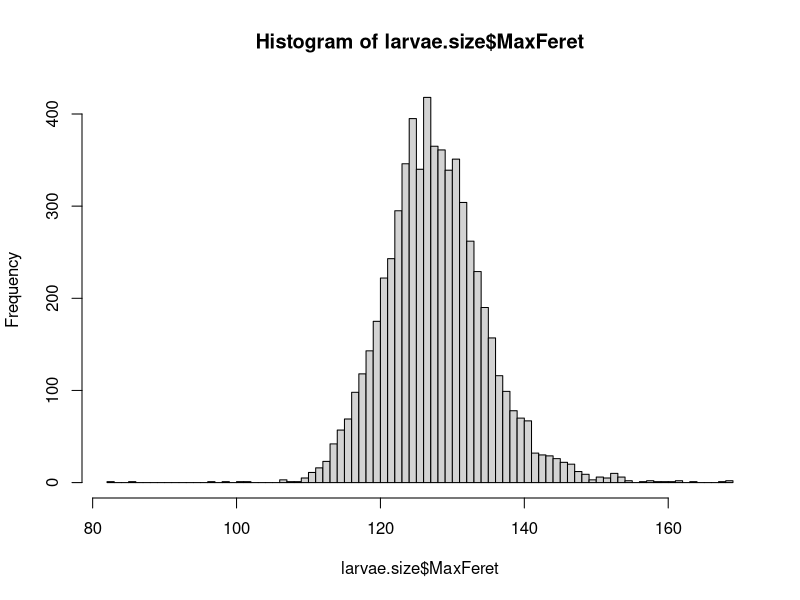
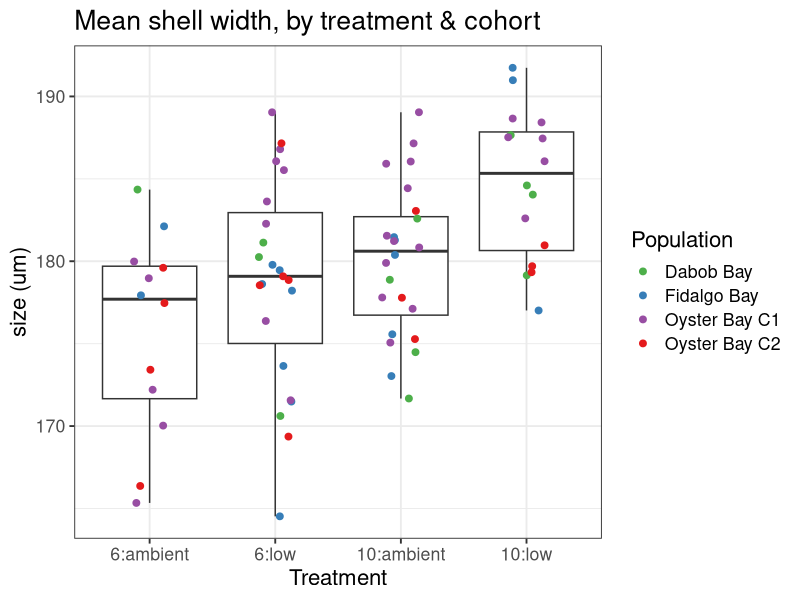
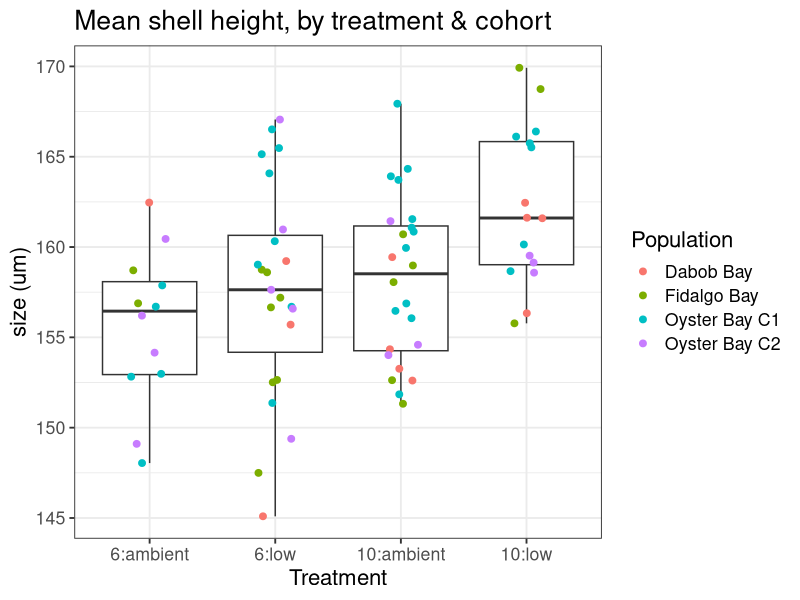
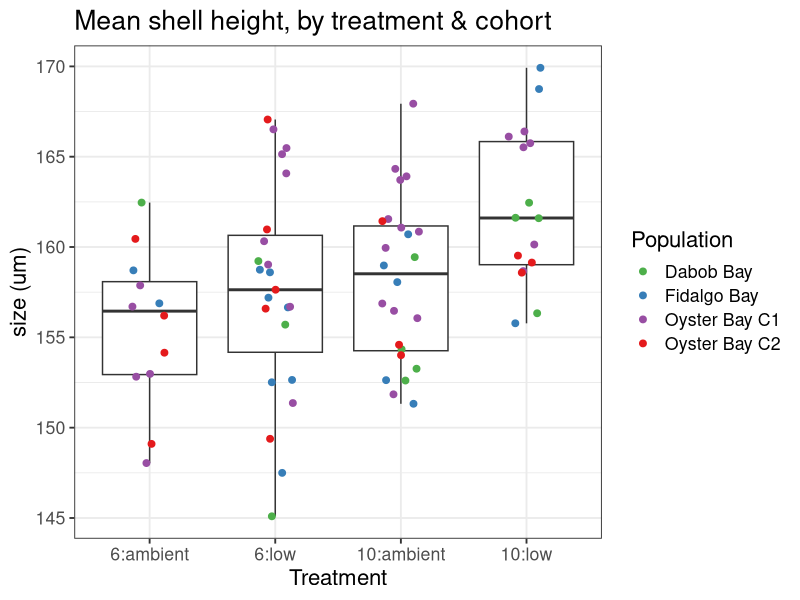
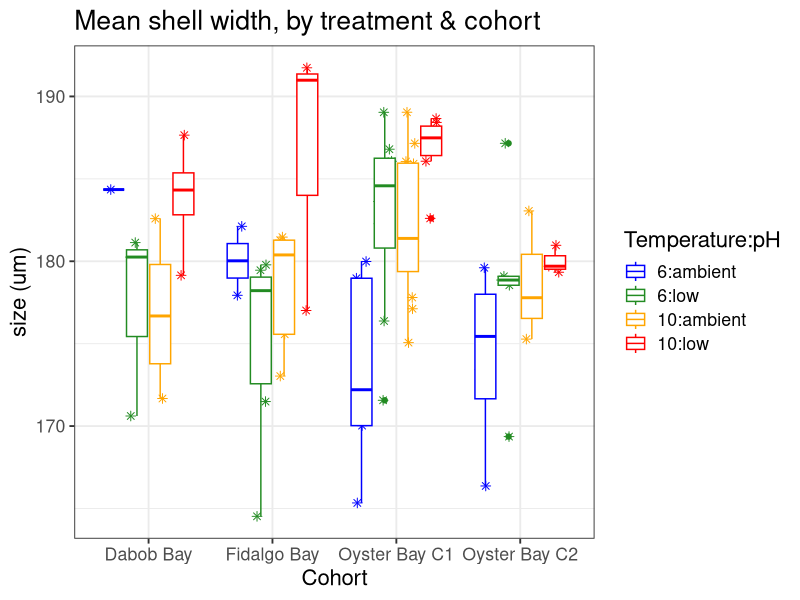
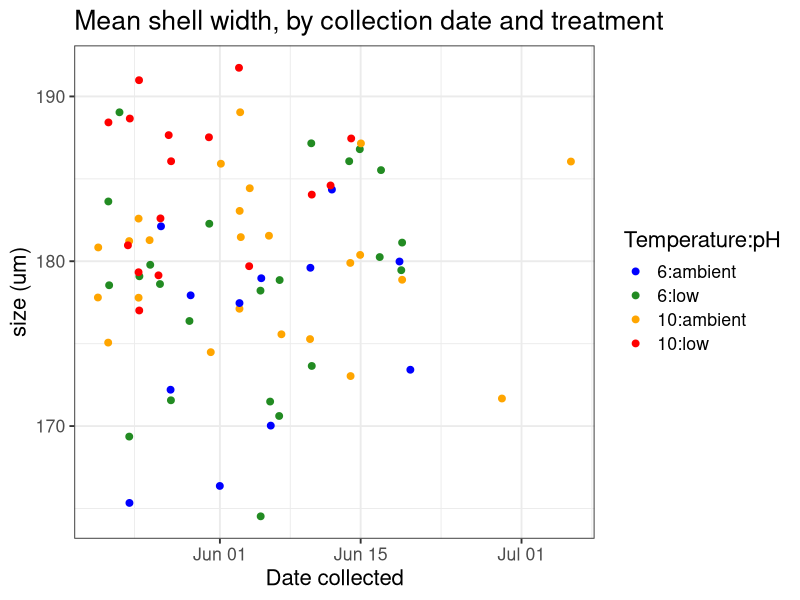
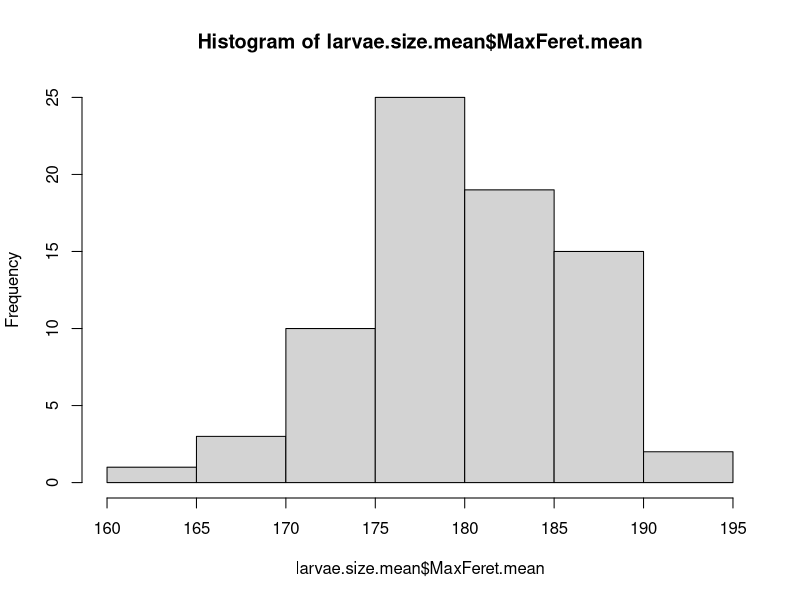
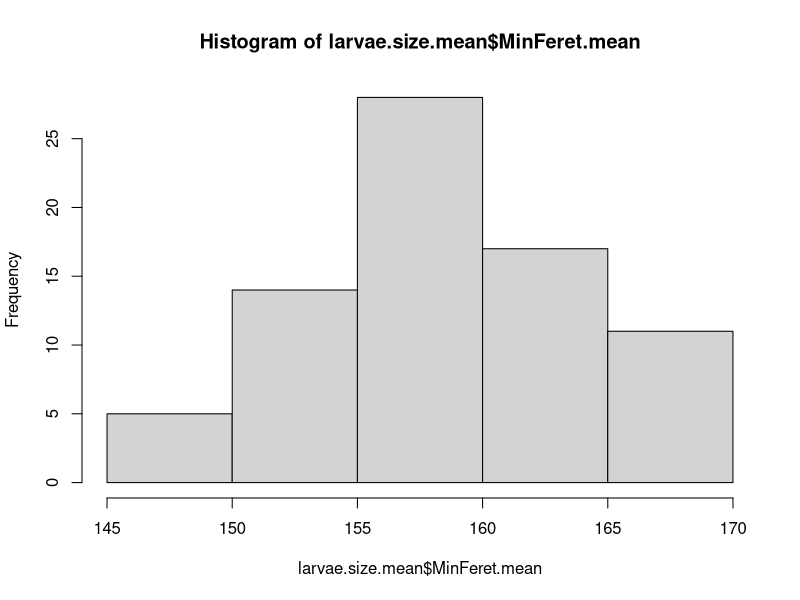

The R source for these figures, in order:
larvae.size <- read.csv("data/2019-08_new-larvae-measurements.csv", header=T, stringsAsFactors = F)
larvae.size[c("Sample", "Population", "Temperature", "pH")] <- lapply(larvae.size[c("Sample", "Population", "Temperature", "pH")], factor)
larvae.size$DateCollected <- as.Date(larvae.size$DateCollected, format = "%m/%d/%y")

library(ggplot2)
library(dplyr)
library(car)

hist(larvae.size$MaxFeret, breaks = 100)
summary(larvae.size[c(13:17)]) 
aggregate(MaxFeret ~ Temperature+pH, larvae.size, mean)[3]*1.4
aggregate(MinFeret ~ Temperature+pH, larvae.size, mean)[3]*1.4

# Correct size data - scope was not calibrated accurately. Based on measurements of 12 known lengths, multiply lengths by 1.405669
 
larvae.size$MaxFeret.cor <- larvae.size$MaxFeret*1.405669 
larvae.size$MinFeret.cor <- larvae.size$MinFeret*1.405669 


larvae.size %>%
          group_by(Temperature, pH) %>%
          summarise(count= n_distinct(Sample))


# How many samples do I have per pop+pH+temp
print(larvae.size %>%
          group_by(Population, Temperature, pH) %>%
          summarise(count= n_distinct(Sample)))

png("plots/larval-max-min-all.png")
print(max.min.all <- ggplot(subset(larvae.size, MinFeret.cor>80), aes(x=MinFeret, y=MaxFeret)) + geom_point(size=.5, aes(color=Temperature:pH)) + theme_bw(base_size = 12) + labs(title="Larval shell size upon release", y=("Max Feret Diameter (~width), (um)"), x="Min Feret Diameter (~height),") + theme(text = element_text(size = 14))) + scale_color_manual(values=c("blue", "forestgreen", "orange", "red"))
dev.off()

png("plots/larval-max-feret-all.png")
print(max.all <- ggplot(larvae.size, aes(x=Population, y=MaxFeret)) + geom_boxplot(aes(color=Temperature:pH)) + theme_bw(base_size = 12) + labs(title="Larval shell width (Max Feret) by cohort & treatment", y=("Max. Feret Diameter (um)"), x="Cohort") + theme(text = element_text(size = 14))) + scale_color_manual(values=c("blue", "forestgreen", "orange", "red"))
dev.off()

png("plots/larval-min-feret-all.png")
print(min.all <- ggplot(larvae.size, aes(x=Population, y=MinFeret)) + geom_boxplot(aes(color=Temperature:pH)) + theme_bw(base_size = 12) + labs(title="Larval shell height (Min Feret) by cohort & treatment", y=("Min. Feret Diameter (um)"), x="Cohort") + theme(text = element_text(size = 14))) + scale_color_manual(values=c("blue", "forestgreen", "orange", "red"))
dev.off()

# Calcuate mean height and width for each sample for statistical analysis  
larvae.size.mean <- larvae.size %>%
          group_by(Population, Temperature, pH, Sample) %>%
          summarise(MaxFeret.mean=mean(MaxFeret.cor), MinFeret.mean=mean(MinFeret.cor), date=median(DateCollected))

# Explore   

print(min.mean <- ggplot(larvae.size.mean, aes(x=Temperature:pH, y=MaxFeret.mean)) + geom_boxplot() + geom_jitter(width=0.15, size=2, aes(color=Population)) + theme_bw(base_size = 14) + labs(title="Mean shell width, by treatment & cohort", y=("size (um)"), x="Treatment") + theme(text = element_text(size = 16)) + scale_color_manual(values=c("#4daf4a","#377eb8","#984ea3","#e41a1c")))

print(max.mean <- ggplot(larvae.size.mean, aes(x=Temperature:pH, y=MinFeret.mean)) + geom_boxplot() + geom_jitter(width=0.15, size=2, aes(color=Population)) + theme_bw(base_size = 14) + labs(title="Mean shell height, by treatment & cohort", y=("size (um)"), x="Treatment") + theme(text = element_text(size = 16))) + scale_color_manual(values=c("#4daf4a","#377eb8","#984ea3","#e41a1c"))

print(max.mean.cohort <- ggplot(larvae.size.mean, aes(x=Population, y=MaxFeret.mean, color=Temperature:pH)) + geom_point(shape=8, size=2, position = position_jitterdodge(jitter.width = 0.35)) + geom_boxplot() + theme_bw(base_size = 14) + labs(title="Mean shell width, by treatment & cohort", y=("size (um)"), x="Cohort") + theme(text = element_text(size = 16)) + scale_color_manual(values=c("blue", "forestgreen", "orange", "red")))

print(max.mean.date <- ggplot(larvae.size.mean, aes(x=date, y=MaxFeret.mean)) + geom_jitter(width=0.15, size=2, aes(color=Temperature:pH)) + theme_bw(base_size = 14) + labs(title="Mean shell width, by collection date and treatment", y=("size (um)"), x="Date collected") + theme(text = element_text(size = 16)) + scale_color_manual(values=c("blue", "forestgreen", "orange", "red")))


png("plots/larval-max-feret-mean.png")
min.mean
dev.off()

png("plots/larval-min-feret-mean.png")
max.mean
dev.off()

png("plots/larval-max-feret-mean-cohort.png")
max.mean.cohort
dev.off()

png("plots/larval-max-feret-mean-date.png")
max.mean.date
dev.off()

# Test sign. diff among temp, pH treats 
# NOTE: unbalanced design, so need to use either Type II or Type III SS.
# See https://www.r-bloggers.com/anova-%E2%80%93-type-iiiiii-ss-explained/

# Max. Feret Diameter (best estimate for larval width)
hist(larvae.size.mean$MaxFeret.mean)
shapiro.test(larvae.size.mean$MaxFeret.mean)
bartlett.test(MaxFeret.mean ~ pH, data=larvae.size.mean)
bartlett.test(MaxFeret.mean ~ Temperature, data=larvae.size.mean)

anova(lm(MaxFeret.mean ~ Temperature + pH + Temperature:pH, data=larvae.size.mean)) #no interaction. Assess using type II sums of squares, where I look at effects of pH and temperature after controlling for the other factor 
Anova(lm(MaxFeret.mean ~ Temperature*pH, data=larvae.size.mean), type=2) #both sign. 
summary(lm(MaxFeret.mean ~ Temperature+pH, data=larvae.size.mean)) # Fit not great, though 

# Try mixed effect model, with Population as random effect
library(arm)
display(lmer(MaxFeret.mean ~ Temperature*pH + (1|Population), data=larvae.size.mean))
Anova(lmer(MaxFeret.mean ~ Temperature*pH + (1|Population), data=larvae.size.mean), type=2)

display(lmer(MaxFeret.mean ~ Temperature+pH+ (1|Population), data=larvae.size.mean)) 
Anova(lmer(MaxFeret.mean ~ Temperature+pH + (1|Population), data=larvae.size.mean), type=2) #with Pop as random effect and using type II SS, still sign. influence of temp and pH 

# Min. Feret Diameter (best estimate for larval height)
hist(larvae.size.mean$MinFeret.mean)
shapiro.test(larvae.size.mean$MinFeret.mean)
bartlett.test(MinFeret.mean ~ pH, data=larvae.size.mean)
bartlett.test(MinFeret.mean ~ Temperature, data=larvae.size.mean)
anova(lm(MinFeret.mean ~ Temperature + pH + Temperature:pH, data=larvae.size.mean)) #no interaction. Assess using type II sums of squares, where I look at effects of pH and temperature after controlling for the other factor 
Anova(lm(MinFeret.mean ~ Temperature*pH, data=larvae.size.mean), type=2) #both sign. 
summary(lm(MinFeret.mean ~ Temperature+pH, data=larvae.size.mean)) # Fit not great, though 

# Try mixed effect model, with Population as random effect
display(lmer(MinFeret.mean ~ Temperature*pH + (1|Population), data=larvae.size.mean))
Anova(lmer(MinFeret.mean ~ Temperature*pH + (1|Population), data=larvae.size.mean), type=2)
display(lmer(MinFeret.mean ~ Temperature+pH+ (1|Population), data=larvae.size.mean)) 
Anova(lmer(MinFeret.mean ~ Temperature+pH + (1|Population), data=larvae.size.mean), type=2) #with Pop as random effect and using type II SS, still sign. influence of temp and pH 

# Test sign. diff among cohorts only 
summary(aov(MinFeret.mean ~ Population, data=larvae.size.mean)) #no 
summary(aov(MaxFeret.mean ~ Population, data=larvae.size.mean)) #no 

# Check out larval sizes for samples I already sequenced last year - size difference? 
quant2018 <-  as.factor(c(41, 26, 32, 10, 48, 77))
quant2018 <- larvae.size[larvae.size$Sample %in% quant2018,]
hist(quant2018$MaxFeret)
shapiro.test(log(quant2018$MaxFeret))
ggplot(quant2018, aes(x=Temperature:pH, y=MaxFeret)) + geom_boxplot() + geom_jitter() + theme_bw(base_size = 14) + labs(title="Larval shell  by treatment", y=("size (um)"), x="Treatment") + theme(text = element_text(size = 16)) 
kruskal.test(quant2018$MaxFeret, g = quant2018$pH) #sign. different - 10-low larger.  
